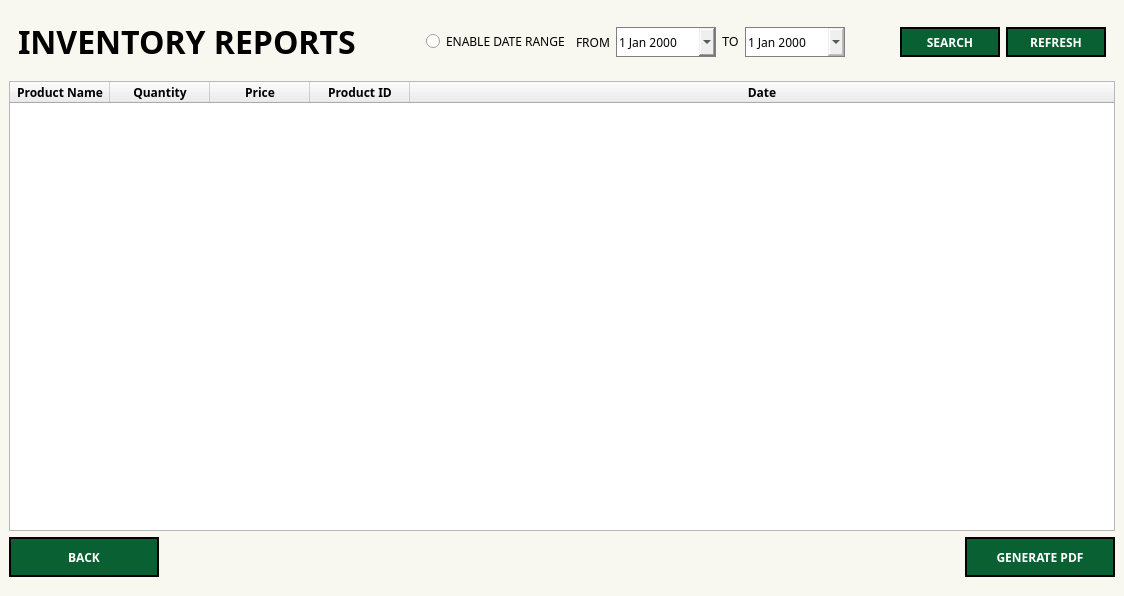
<?xml version="1.0" encoding="UTF-8"?>
<ui version="4.0">
 <class>MainWindow</class>
 <widget class="QMainWindow" name="MainWindow">
  <property name="geometry">
   <rect>
    <x>0</x>
    <y>0</y>
    <width>1124</width>
    <height>596</height>
   </rect>
  </property>
  <property name="windowTitle">
   <string>MainWindow</string>
  </property>
  <widget class="QWidget" name="centralwidget">
   <property name="styleSheet">
    <string notr="true">.QWidget{
background-color: #F8F8F0;
}
.QPushButton{
background-color: #096033;
border: 2px solid;
color: white
}
.QDateEdit{
border : 1px solid gray;
color: black
}
#Sales_Table{
border : 2px solid #ABE27D;
}</string>
   </property>
   <layout class="QHBoxLayout" name="horizontalLayout">
    <property name="leftMargin">
     <number>0</number>
    </property>
    <property name="topMargin">
     <number>0</number>
    </property>
    <property name="rightMargin">
     <number>0</number>
    </property>
    <property name="bottomMargin">
     <number>10</number>
    </property>
    <item>
     <widget class="QWidget" name="widget" native="true">
      <property name="styleSheet">
       <string notr="true">QPushButton {
	background-color: #096033;
	color: white;

}</string>
      </property>
      <layout class="QVBoxLayout" name="verticalLayout_2">
       <item>
        <layout class="QVBoxLayout" name="verticalLayout">
         <item>
          <widget class="QWidget" name="widget_2" native="true">
           <property name="styleSheet">
            <string notr="true">QPushButton {
	background-color: #096033;
	color: white;
}</string>
           </property>
           <layout class="QHBoxLayout" name="horizontalLayout_3">
            <item>
             <widget class="QLabel" name="label">
              <property name="sizePolicy">
               <sizepolicy hsizetype="Fixed" vsizetype="Fixed">
                <horstretch>0</horstretch>
                <verstretch>0</verstretch>
               </sizepolicy>
              </property>
              <property name="font">
               <font>
                <family>DM Sans</family>
                <pointsize>24</pointsize>
                <bold>true</bold>
               </font>
              </property>
              <property name="text">
               <string>INVENTORY REPORTS</string>
              </property>
             </widget>
            </item>
            <item>
             <spacer name="horizontalSpacer_3">
              <property name="orientation">
               <enum>Qt::Horizontal</enum>
              </property>
              <property name="sizeType">
               <enum>QSizePolicy::Expanding</enum>
              </property>
              <property name="sizeHint" stdset="0">
               <size>
                <width>40</width>
                <height>20</height>
               </size>
              </property>
             </spacer>
            </item>
            <item>
             <widget class="QWidget" name="widget_3" native="true">
              <layout class="QHBoxLayout" name="horizontalLayout_4">
               <item>
                <widget class="QRadioButton" name="radioButton">
                 <property name="font">
                  <font>
                   <family>DM Sans</family>
                  </font>
                 </property>
                 <property name="text">
                  <string>ENABLE DATE RANGE</string>
                 </property>
                </widget>
               </item>
               <item>
                <widget class="QLabel" name="label_2">
                 <property name="font">
                  <font>
                   <family>DM Sans</family>
                  </font>
                 </property>
                 <property name="text">
                  <string>FROM</string>
                 </property>
                </widget>
               </item>
               <item>
                <widget class="QDateEdit" name="FDate_DE">
                 <property name="sizePolicy">
                  <sizepolicy hsizetype="Fixed" vsizetype="Fixed">
                   <horstretch>0</horstretch>
                   <verstretch>0</verstretch>
                  </sizepolicy>
                 </property>
                 <property name="minimumSize">
                  <size>
                   <width>100</width>
                   <height>30</height>
                  </size>
                 </property>
                 <property name="font">
                  <font>
                   <family>DM Sans</family>
                  </font>
                 </property>
                 <property name="calendarPopup">
                  <bool>true</bool>
                 </property>
                </widget>
               </item>
               <item>
                <widget class="QLabel" name="label_3">
                 <property name="text">
                  <string>TO</string>
                 </property>
                </widget>
               </item>
               <item>
                <widget class="QDateEdit" name="TDate_DE">
                 <property name="enabled">
                  <bool>false</bool>
                 </property>
                 <property name="sizePolicy">
                  <sizepolicy hsizetype="Fixed" vsizetype="Fixed">
                   <horstretch>0</horstretch>
                   <verstretch>0</verstretch>
                  </sizepolicy>
                 </property>
                 <property name="minimumSize">
                  <size>
                   <width>100</width>
                   <height>30</height>
                  </size>
                 </property>
                 <property name="font">
                  <font>
                   <family>DM Sans</family>
                  </font>
                 </property>
                 <property name="calendarPopup">
                  <bool>true</bool>
                 </property>
                </widget>
               </item>
              </layout>
             </widget>
            </item>
            <item>
             <spacer name="horizontalSpacer_4">
              <property name="orientation">
               <enum>Qt::Horizontal</enum>
              </property>
              <property name="sizeType">
               <enum>QSizePolicy::Fixed</enum>
              </property>
              <property name="sizeHint" stdset="0">
               <size>
                <width>40</width>
                <height>20</height>
               </size>
              </property>
             </spacer>
            </item>
            <item>
             <widget class="QPushButton" name="Search_btn">
              <property name="sizePolicy">
               <sizepolicy hsizetype="Fixed" vsizetype="Fixed">
                <horstretch>0</horstretch>
                <verstretch>0</verstretch>
               </sizepolicy>
              </property>
              <property name="minimumSize">
               <size>
                <width>100</width>
                <height>30</height>
               </size>
              </property>
              <property name="sizeIncrement">
               <size>
                <width>100</width>
                <height>30</height>
               </size>
              </property>
              <property name="font">
               <font>
                <family>DM Sans</family>
                <bold>true</bold>
               </font>
              </property>
              <property name="text">
               <string>SEARCH</string>
              </property>
             </widget>
            </item>
            <item>
             <widget class="QPushButton" name="Refresh_btn">
              <property name="sizePolicy">
               <sizepolicy hsizetype="Fixed" vsizetype="Fixed">
                <horstretch>0</horstretch>
                <verstretch>0</verstretch>
               </sizepolicy>
              </property>
              <property name="minimumSize">
               <size>
                <width>100</width>
                <height>30</height>
               </size>
              </property>
              <property name="sizeIncrement">
               <size>
                <width>100</width>
                <height>30</height>
               </size>
              </property>
              <property name="font">
               <font>
                <family>DM Sans</family>
                <bold>true</bold>
               </font>
              </property>
              <property name="text">
               <string>REFRESH</string>
              </property>
             </widget>
            </item>
           </layout>
          </widget>
         </item>
         <item>
          <widget class="QTableWidget" name="tableWidget">
           <property name="font">
            <font>
             <family>DM Sans</family>
             <bold>false</bold>
            </font>
           </property>
           <property name="sizeAdjustPolicy">
            <enum>QAbstractScrollArea::AdjustToContents</enum>
           </property>
           <property name="editTriggers">
            <set>QAbstractItemView::NoEditTriggers</set>
           </property>
           <property name="alternatingRowColors">
            <bool>true</bool>
           </property>
           <property name="selectionBehavior">
            <enum>QAbstractItemView::SelectRows</enum>
           </property>
           <property name="showGrid">
            <bool>true</bool>
           </property>
           <property name="gridStyle">
            <enum>Qt::NoPen</enum>
           </property>
           <property name="sortingEnabled">
            <bool>true</bool>
           </property>
           <attribute name="horizontalHeaderCascadingSectionResizes">
            <bool>true</bool>
           </attribute>
           <attribute name="horizontalHeaderStretchLastSection">
            <bool>true</bool>
           </attribute>
           <column>
            <property name="text">
             <string>Product Name</string>
            </property>
            <property name="font">
             <font>
              <family>DM Sans</family>
              <bold>true</bold>
             </font>
            </property>
           </column>
           <column>
            <property name="text">
             <string>Quantity</string>
            </property>
            <property name="font">
             <font>
              <family>DM Sans</family>
              <bold>true</bold>
             </font>
            </property>
           </column>
           <column>
            <property name="text">
             <string>Price</string>
            </property>
            <property name="font">
             <font>
              <family>DM Sans</family>
              <bold>true</bold>
             </font>
            </property>
           </column>
           <column>
            <property name="text">
             <string>Product ID</string>
            </property>
            <property name="font">
             <font>
              <family>DM Sans</family>
              <bold>true</bold>
             </font>
            </property>
           </column>
           <column>
            <property name="text">
             <string>Date</string>
            </property>
            <property name="font">
             <font>
              <family>DM Sans</family>
              <bold>true</bold>
             </font>
            </property>
           </column>
          </widget>
         </item>
         <item>
          <layout class="QHBoxLayout" name="horizontalLayout_2">
           <item>
            <widget class="QPushButton" name="pushButton_2">
             <property name="sizePolicy">
              <sizepolicy hsizetype="Fixed" vsizetype="Fixed">
               <horstretch>0</horstretch>
               <verstretch>0</verstretch>
              </sizepolicy>
             </property>
             <property name="minimumSize">
              <size>
               <width>150</width>
               <height>40</height>
              </size>
             </property>
             <property name="font">
              <font>
               <family>DM Sans</family>
               <bold>true</bold>
              </font>
             </property>
             <property name="text">
              <string>BACK</string>
             </property>
            </widget>
           </item>
           <item>
            <spacer name="horizontalSpacer">
             <property name="orientation">
              <enum>Qt::Horizontal</enum>
             </property>
             <property name="sizeHint" stdset="0">
              <size>
               <width>40</width>
               <height>20</height>
              </size>
             </property>
            </spacer>
           </item>
           <item>
            <widget class="QPushButton" name="generateBtn">
             <property name="sizePolicy">
              <sizepolicy hsizetype="Fixed" vsizetype="Fixed">
               <horstretch>0</horstretch>
               <verstretch>0</verstretch>
              </sizepolicy>
             </property>
             <property name="minimumSize">
              <size>
               <width>150</width>
               <height>40</height>
              </size>
             </property>
             <property name="font">
              <font>
               <family>DM Sans</family>
               <bold>true</bold>
              </font>
             </property>
             <property name="text">
              <string>GENERATE PDF</string>
             </property>
            </widget>
           </item>
          </layout>
         </item>
        </layout>
       </item>
      </layout>
     </widget>
    </item>
   </layout>
  </widget>
 </widget>
 <resources/>
 <connections>
  <connection>
   <sender>radioButton</sender>
   <signal>clicked(bool)</signal>
   <receiver>TDate_DE</receiver>
   <slot>setEnabled(bool)</slot>
   <hints>
    <hint type="sourcelabel">
     <x>299</x>
     <y>37</y>
    </hint>
    <hint type="destinationlabel">
     <x>560</x>
     <y>40</y>
    </hint>
   </hints>
  </connection>
 </connections>
</ui>
